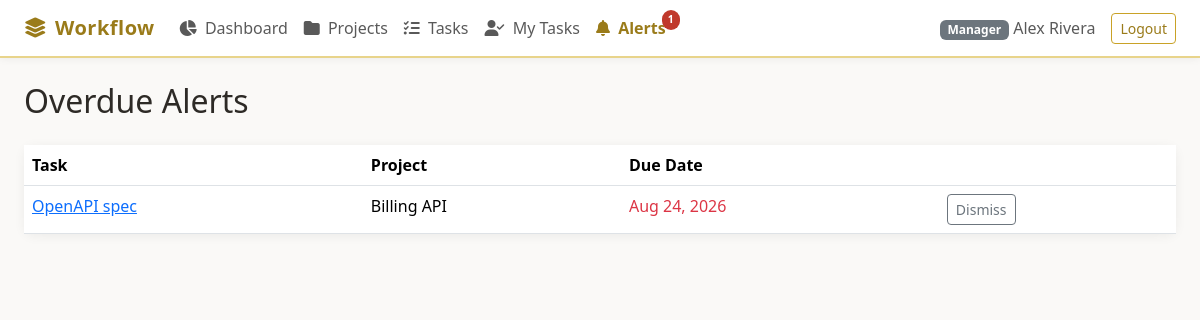
/alerts (signed in), run on the app's committed database.
### models/user.py (models this page shows, shortened)
class UserModel(db.Model):
    __tablename__ = "users"
    id = db.Column(db.Integer, primary_key=True)
    name = db.Column(db.String(120), nullable=False)
    email = db.Column(db.String(120), unique=True, nullable=False, index=True)
    password_hash = db.Column(db.String(256), nullable=False)
    role = db.Column(db.String(20), nullable=False, default="member")
    created_at = db.Column(db.DateTime, default=datetime.utcnow)
    owned_projects = db.relationship("ProjectModel", back_populates="owner", foreign_keys="ProjectModel.owner_id")
    memberships = db.relationship("ProjectMemberModel", back_populates="user", cascade="all, delete-orphan")
    assignments = db.relationship("TaskAssigneeModel", back_populates="user", cascade="all, delete-orphan")
    comments = db.relationship("CommentModel", back_populates="user")
    history_entries = db.relationship("TaskHistoryModel", back_populates="user")
    alerts = db.relationship("AlertModel", back_populates="user", cascade="all, delete-orphan")
    @property
    def is_manager(self):
        return self.role == "manager"

### models/alerts.py (models this page shows, shortened)
class AlertModel(db.Model):
    __tablename__ = "alerts"
    id = db.Column(db.Integer, primary_key=True)
    task_id = db.Column(db.Integer, db.ForeignKey("tasks.id"), nullable=False)
    user_id = db.Column(db.Integer, db.ForeignKey("users.id"), nullable=False)
    dismissed_at = db.Column(db.DateTime, nullable=True)
    due_date_snapshot = db.Column(db.Date, nullable=True)
    __table_args__ = (db.UniqueConstraint("task_id", "user_id", name="uq_alert_task_user"),)
    task = db.relationship("TaskModel", back_populates="alerts")
    user = db.relationship("UserModel", back_populates="alerts")

### models/tasks.py (models this page shows, shortened)
class TaskModel(db.Model):
    __tablename__ = "tasks"
    id = db.Column(db.Integer, primary_key=True)
    project_id = db.Column(db.Integer, db.ForeignKey("projects.id"), nullable=False)
    title = db.Column(db.String(200), nullable=False)
    description = db.Column(db.Text, default="")
    priority = db.Column(db.String(20), default="Medium", nullable=False)
    status = db.Column(db.String(20), default="Backlog", nullable=False)
    due_date = db.Column(db.Date, nullable=True)
    blocked_from_status = db.Column(db.String(20), nullable=True)
    created_at = db.Column(db.DateTime, default=datetime.utcnow)
    updated_at = db.Column(db.DateTime, default=datetime.utcnow, onupdate=datetime.utcnow)
    project = db.relationship("ProjectModel", back_populates="tasks")
    assignees = db.relationship("TaskAssigneeModel", back_populates="task", cascade="all, delete-orphan")
    comments = db.relationship("CommentModel", back_populates="task", cascade="all, delete-orphan")
    history = db.relationship("TaskHistoryModel", back_populates="task", cascade="all, delete-orphan")
    alerts = db.relationship("AlertModel", back_populates="task", cascade="all, delete-orphan")
    blocking_deps = db.relationship(
        "TaskDependencyModel",
        foreign_keys="TaskDependencyModel.task_id",
        back_populates="task",
        cascade="all, delete-orphan",
    )
    @property
    def is_overdue(self):
        if not self.due_date or self.status == "Done":
            return False
        return self.due_date < date.today()

### models/projects.py (models this page shows, shortened)
class ProjectModel(db.Model):
    __tablename__ = "projects"
    id = db.Column(db.Integer, primary_key=True)
    key = db.Column(db.String(20), unique=True, nullable=False, index=True)
    name = db.Column(db.String(200), nullable=False)
    description = db.Column(db.Text, default="")
    owner_id = db.Column(db.Integer, db.ForeignKey("users.id"), nullable=False)
    archived = db.Column(db.Boolean, default=False, nullable=False)
    created_at = db.Column(db.DateTime, default=datetime.utcnow)
    updated_at = db.Column(db.DateTime, default=datetime.utcnow, onupdate=datetime.utcnow)
    owner = db.relationship("UserModel", back_populates="owned_projects", foreign_keys=[owner_id])
    members = db.relationship("ProjectMemberModel", back_populates="project", cascade="all, delete-orphan")
    tasks = db.relationship("TaskModel", back_populates="project", cascade="all, delete-orphan")

### routes/alerts.py (the view)
@alerts_bp.route("/alerts")
@require_login
def list_alerts():
    alerts = get_active_alerts(g.current_user)
    template = "manager/alerts.html" if g.current_user.is_manager else "member/alerts.html"
    return render_template(template, alerts=alerts, user=g.current_user, alert_count=len(alerts))

### services/alert_service.py (called while the page is built)
def get_active_alerts(user):
    alerts = (
        AlertModel.query.filter_by(user_id=user.id)
        .join(TaskModel)
        .filter(TaskModel.status != "Done")
        .filter(AlertModel.dismissed_at.is_(None))
        .all()
    )
    active = []
    for a in alerts:
        if a.task and a.task.is_overdue:
            active.append(a)
    return active

### utils/permission.py (called while the page is built)
def require_login(f):
    @wraps(f)
    def decorated(*args, **kwargs):
        user_id = session.get("user_id")
        if not user_id:
            if request.is_json or request.path.startswith("/api/"):
                return jsonify({"error": "Authentication required"}), 401
            return redirect(url_for("auth.login"))
        g.current_user = UserModel.query.get(user_id)
        if not g.current_user:
            session.clear()
            return redirect(url_for("auth.login"))
        return f(*args, **kwargs)
    return decorated

### templates/manager/alerts.html (shortened to what this page needs)
{% extends "base.html" %}
{% block content %}
<h2 class="mb-4">Overdue Alerts</h2>
<div class="card">
    <div class="card-body p-0">
        <table class="table mb-0">
            <thead><tr><th>Task</th><th>Project</th><th>Due Date</th><th></th></tr></thead>
            <tbody>
            {% for a in alerts %}
            <tr>
                <td><a href="{{ url_for('tasks.task_detail', task_id=a.task_id) }}">{{ a.task.title }}</a></td>
                <td>{{ a.task.project.name }}</td>
                <td class="text-danger">{{ a.task.due_date.strftime('%b %d, %Y') }}</td>
                <td>
                    <button class="btn btn-sm btn-outline-secondary" onclick="dismiss({{ a.id }})">Dismiss</button>
                </td>
            </tr>
            {% else %}
            <tr><td colspan="4" class="text-center text-muted py-4">No overdue alerts. You're all caught up!</td></tr>
            {% endfor %}
            </tbody>
        </table>
    </div>
</div>
{% endblock %}

### templates/base.html (shortened to what this page needs)
<!DOCTYPE html>
<html lang="en">
<head>
    <link href="https://cdn.jsdelivr.net/npm/bootstrap@5.3.3/dist/css/bootstrap.min.css" rel="stylesheet">
    <link href="https://cdnjs.cloudflare.com/ajax/libs/font-awesome/6.5.1/css/all.min.css" rel="stylesheet">
    <link href="{{ url_for('static', filename='css/style.css') }}" rel="stylesheet">
</head>
<body>
    {% if user is defined and user %}
    <nav class="navbar navbar-expand-lg navbar-light sticky-top">
        <div class="container-fluid px-4">
            <a class="navbar-brand" href="{{ url_for('dashboard.index') }}">
                <i class="fas fa-layer-group me-2"></i>Workflow
            </a>
            <div class="collapse navbar-collapse" id="nav">
                <ul class="navbar-nav me-auto">
                    <li class="nav-item">
                        <a class="nav-link {% if request.endpoint == 'dashboard.index' %}active{% endif %}" href="{{ url_for('dashboard.index') }}">
                            <i class="fas fa-chart-pie me-1"></i> Dashboard
                        </a>
                    </li>
                    <li class="nav-item">
                        <a class="nav-link {% if 'projects' in (request.endpoint or '') %}active{% endif %}" href="{{ url_for('projects.list_projects') }}">
                            <i class="fas fa-folder me-1"></i> Projects
                        </a>
                    </li>
                    <li class="nav-item">
                        <a class="nav-link {% if 'tasks' in (request.endpoint or '') %}active{% endif %}" href="{{ url_for('tasks.task_list') }}">
                            <i class="fas fa-tasks me-1"></i> Tasks
                        </a>
                    </li>
                    <li class="nav-item">
                        <a class="nav-link {% if request.endpoint == 'tasks.my_tasks' %}active{% endif %}" href="{{ url_for('tasks.my_tasks') }}">
                            <i class="fas fa-user-check me-1"></i> My Tasks
                        </a>
                    </li>
                    <li class="nav-item position-relative">
                        <a class="nav-link {% if 'alerts' in (request.endpoint or '') %}active{% endif %}" href="{{ url_for('alerts.list_alerts') }}">
                            <i class="fas fa-bell me-1"></i> Alerts
                            {% if alert_count %}<span class="alert-badge">{{ alert_count }}</span>{% endif %}
                        </a>
                    </li>
                </ul>
                <span class="navbar-text me-3">
                    <span class="badge bg-secondary">{{ user.role|capitalize }}</span>
                    {{ user.name }}
                </span>
                <a href="{{ url_for('auth.logout') }}" class="btn btn-outline-gold btn-sm">Logout</a>
            </div>
        </div>
    </nav>
    {% endif %}
    <main class="{% if user is defined and user %}container-fluid px-4 py-4{% endif %}">
        {% block content %}{% endblock %}
    </main>
</body>
</html>

### static/css/style.css (style rules this page uses)
:root { --gold: #c9a227; --gold-light: #e8d48b; --gold-dark: #9a7b1a; --white: #ffffff; --off-white: #faf9f7; --gray-100: #f5f4f2; --gray-200: #e8e6e3; --gray-600: #6b6560; --gray-800: #2d2a26; --danger: #c0392b; --success: #27ae60; }
* { box-sizing: border-box; }
body { font-family: 'Segoe UI', system-ui, -apple-system, sans-serif; background: var(--off-white); color: var(--gray-800); min-height: 100vh; }
.navbar-brand { font-weight: 700; color: var(--gold-dark) !important; letter-spacing: 0.5px; }
.navbar { background: var(--white) !important; border-bottom: 2px solid var(--gold-light); box-shadow: 0 1px 8px rgba(0,0,0,0.06); }
.nav-link.active { color: var(--gold-dark) !important; font-weight: 600; }
.btn-outline-gold { border-color: var(--gold); color: var(--gold-dark); }
.card { border: none; box-shadow: 0 2px 12px rgba(0,0,0,0.06); border-radius: 10px; }
.alert-badge { position: absolute; top: 2px; right: -6px; background: var(--danger); color: white; font-size: 0.65rem; padding: 2px 6px; border-radius: 10px; }

### data on the page
UserModel: role "Manager", name "Alex Rivera"
AlertModel: task "OpenAPI spec", task.project.name "Billing API", task.due_date "Aug 24, 2026"

### other printed values
{{ alert_count }} "1"
